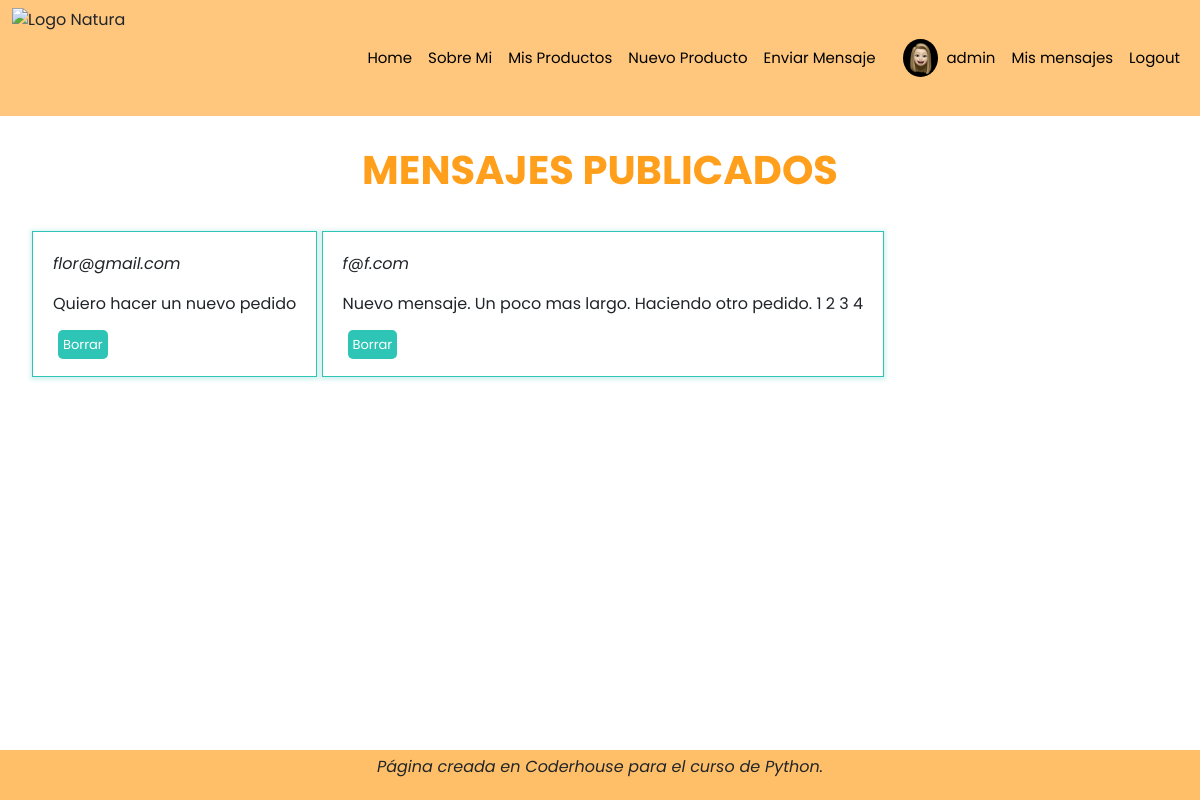
The page /mensaje/list (signed in) on the database as committed earlier.
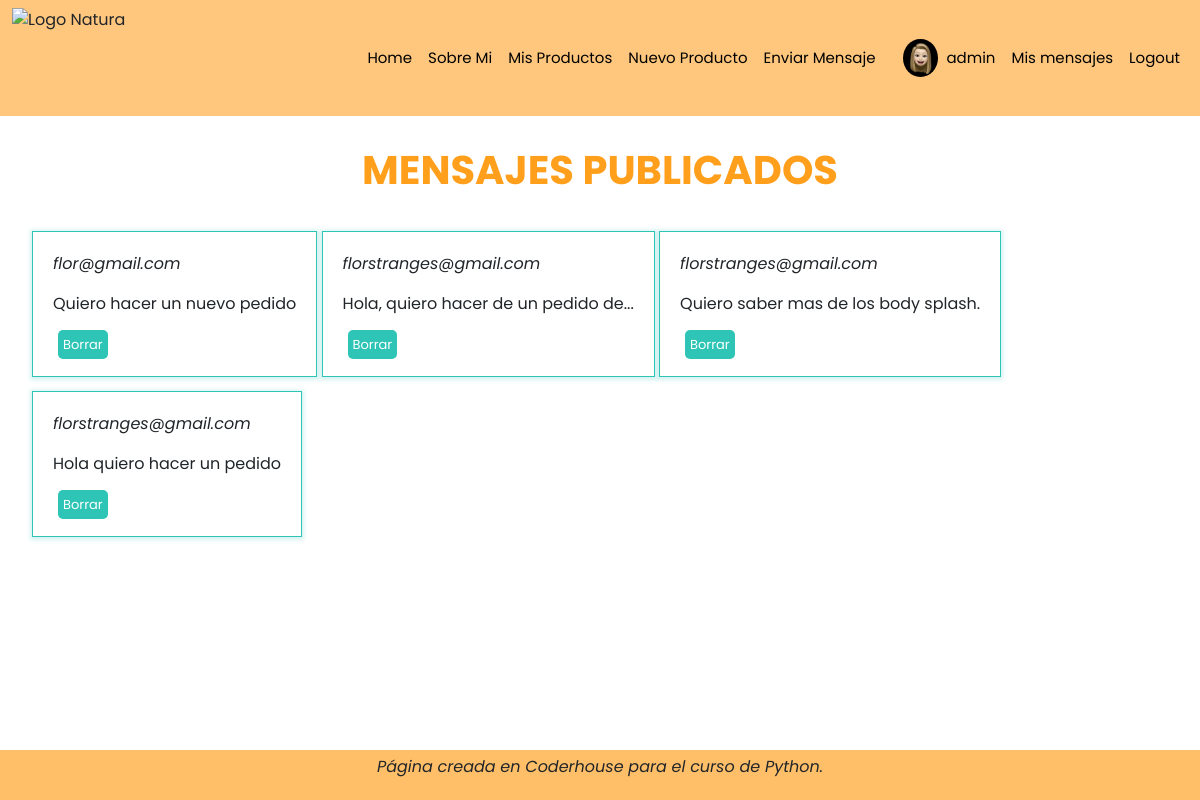
The same page on the database as committed later.
### natura/models.py (models this page shows)
class Mensaje(models.Model):
    mensaje = models.TextField(max_length=1000)
    email = models.EmailField()
    destinatario = models.ForeignKey(to=User, on_delete=models.CASCADE, related_name='destinatario')

### natura/views.py (the view)
# urls.py: path('mensaje/list', MensajeList.as_view(), name='mensaje-list'),
class MensajeList(LoginRequiredMixin, ListView):
    model = Mensaje
    context_object_name = 'mensaje'
    def get_queryset(self):
        return Mensaje.objects.filter(destinatario=self.request.user.id).all()

### natura/templates/natura/mensaje_list.html (shortened to what this page needs)
{% extends 'natura/base.html' %}
{% load static %}
{% block main %}
<h1>Mensajes publicados</h1>
<ul>
    {% for mensajes in mensaje %}
    <li class="botonPeque mensaje">
        <p><em>{{mensajes.email}} </em></p>
        <p>{{mensajes.mensaje}} </p>
        {% if user.is_authenticated and mensajes.destinatario == user %}
        <a href="{% url 'mensaje-delete' mensajes.id %}"> Borrar </a>
        {% endif %}
    </li>
    {% endfor %}
</ul>
{% endblock %}

Rows that differ between the two databases and show on the page:
removed Mensaje: email "f@f.com", mensaje "Nuevo mensaje. Un poco mas largo. Haciendo otro pedido. 1 2 3 4", shows "Borrar"
added Mensaje: email "florstranges@gmail.com", mensaje "Hola, quiero hacer de un pedido de...", shows "Borrar"
added Mensaje: email "florstranges@gmail.com", mensaje "Quiero saber mas de los body splash.", shows "Borrar"
added Mensaje: email "florstranges@gmail.com", mensaje "Hola quiero hacer un pedido", shows "Borrar"
